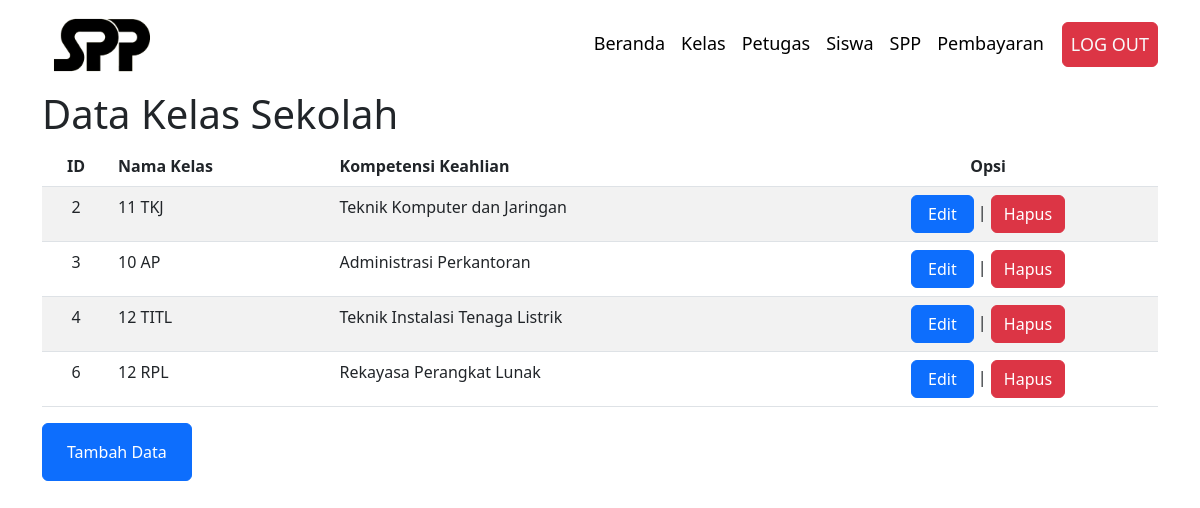
The app's page /client-admin/kelas.php with its own data.
### tables this page shows
CREATE TABLE `kelas`  (
  `id_kelas` int NOT NULL AUTO_INCREMENT,
  `nama_kelas` varchar(10) NOT NULL,
  `kompetensi_keahlian` varchar(50) NOT NULL,
  PRIMARY KEY (`id_kelas`) USING BTREE
);

### server/api-kelas/getData.php (the view, shortened to what this page needs)
<?php
include '../connection.php';
$sql ="SELECT * FROM kelas";
$query = mysqli_query($conn, $sql);
echo '<table class="table table-striped">
    <thead>
    <tr>
    <th scope="col" class="text-center">ID</th>
    <th scope="col">Nama Kelas</th>
    <th scope="col">Kompetensi Keahlian</th>
    <th scope="col" class="text-center">Opsi</th>
    </tr>
</thead>
<tbody>';
while ($row = mysqli_fetch_array($query))
{
	echo '<tr>
			<td class="text-center">'.$row['id_kelas'].'</td>
			<td>'.$row['nama_kelas'].'</td>
			<td>'.$row['kompetensi_keahlian'].'</td>
            <td class="text-center">
            <a class="btn btn-primary px-3" href="./edit/editKelas.php?id='.$row['id_kelas'].'">Edit</a> |
            <a class="hapus btn btn-danger" onclick="return confirm(\'Apakah Anda Yakin Menghapus Data ini?\')" href="../server/api-kelas/deleteData.php?id='.$row['id_kelas'].'">Hapus</a>
            </td>
		</tr>';
}
echo '
	</tbody>
</table>';
?>
<!DOCTYPE html>
<html lang="en">
<head>
</head>
<body>
</body>
</html>

### records on screen
kelas: id_kelas "2", nama_kelas "11 TKJ", kompetensi_keahlian "Teknik Komputer dan Jaringan"
kelas: id_kelas "3", nama_kelas "10 AP", kompetensi_keahlian "Administrasi Perkantoran"
kelas: id_kelas "4", nama_kelas "12 TITL", kompetensi_keahlian "Teknik Instalasi Tenaga Listrik"
kelas: id_kelas "6", nama_kelas "12 RPL", kompetensi_keahlian "Rekayasa Perangkat Lunak"
